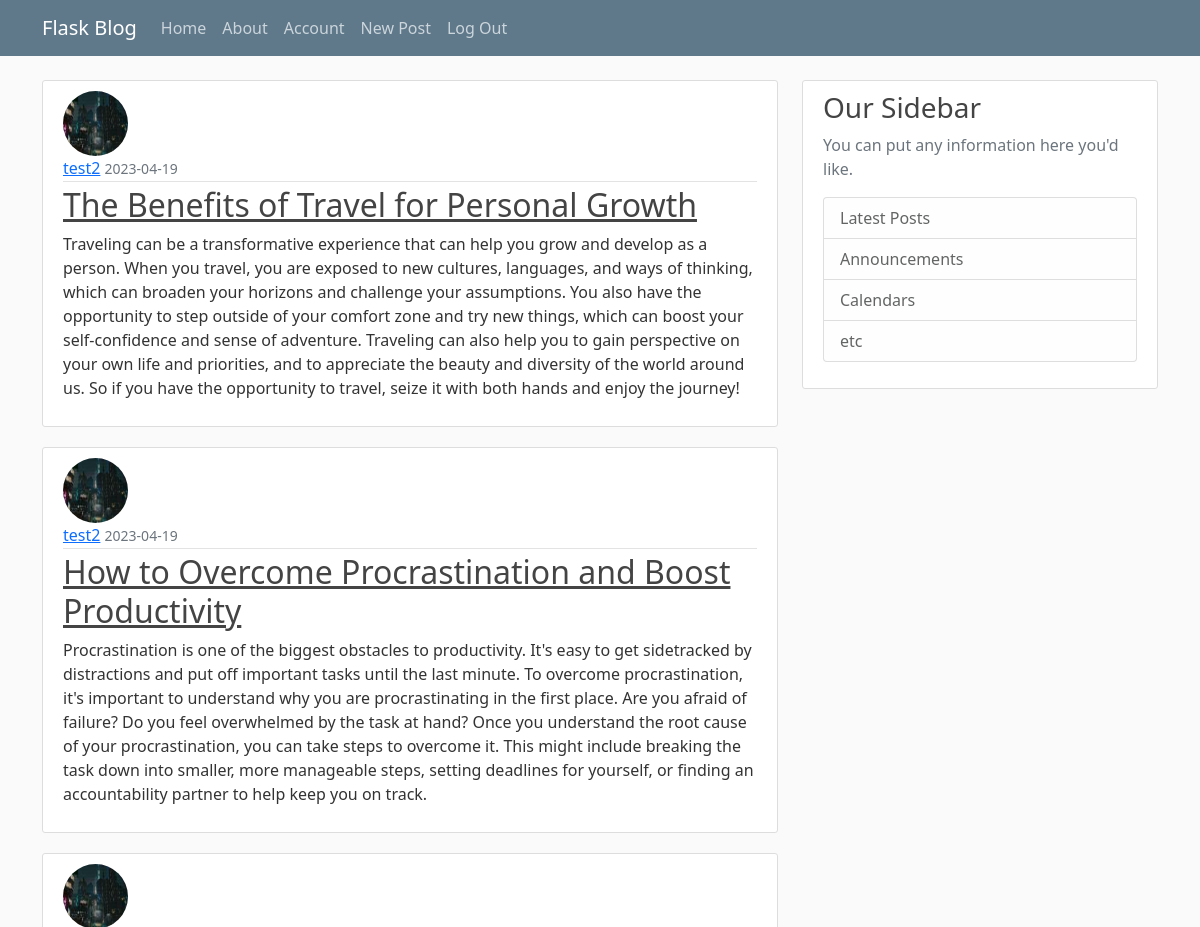
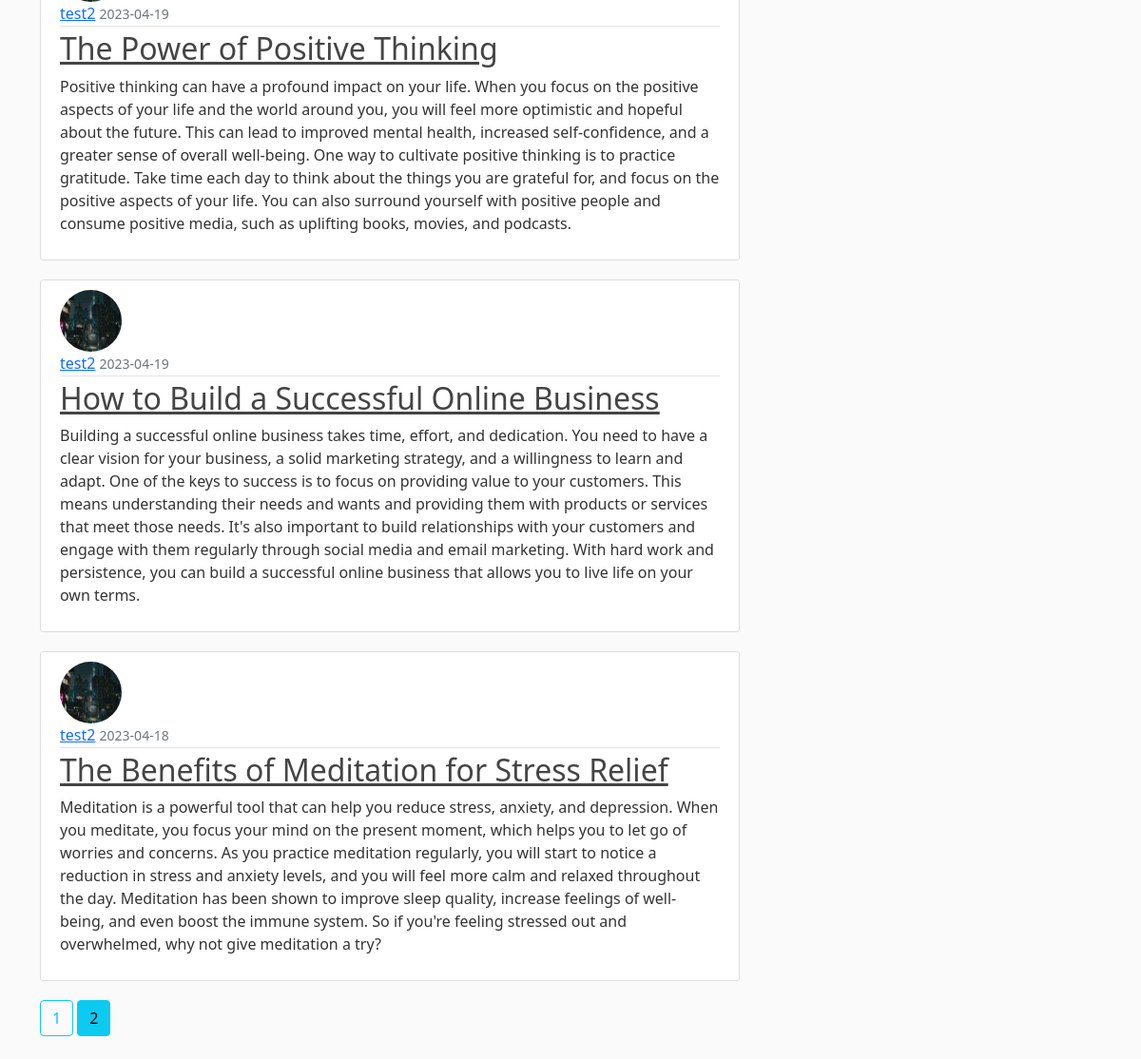
The app's page /home?page=2 (signed in) with its own data (2 pictures, top to bottom).
### flaskBlog/models.py (models this page shows, shortened)
class Post(db.Model):
    id = db.Column(db.Integer, primary_key=True)
    title = db.Column(db.String(100), nullable=False)
    date_posted = db.Column(db.DateTime, nullable=False, default=datetime.utcnow)
    content = db.Column(db.Text, nullable=False)
    user_id = db.Column(db.Integer, db.ForeignKey('users.id'), nullable=False)

class Users(db.Model, UserMixin):
    id = db.Column(db.Integer, primary_key=True)
    username = db.Column(db.String(20), unique=True, nullable=False)
    email = db.Column(db.String(120), unique=True, nullable=False)
    image_file = db.Column(db.String(20), nullable=False, default='default.jpg')
    password = db.Column(db.String(60), nullable=False)
    posts = db.relationship('Post', backref='author', lazy=True)

### flaskBlog/main/routes.py (the view)
@main.route("/")
@main.route("/home")
def home():
    page = request.args.get('page', 1, type=int)
    posts = Post.query.order_by(Post.date_posted.desc()).paginate(page=page, per_page=5)
    return render_template('home.html', posts=posts)

### flaskBlog/models.py (called while the page is built)
@login_manager.user_loader
def load_user(user_id):
    return Users.query.get(int(user_id))

### flaskBlog/templates/home.html
{% extends "layout.html" %}
{% block content %}
  {% for post in posts.items %}
  <article class="media content-section">
    <img src="{{ url_for('static', filename='profile_pics/' + post.author.image_file )}}" alt="{{ post.author.username }} profile picture" class="rounded-circle article-img">
    <div class="media-body">
      <div class="article-metadata">
        <a class="mr-2" href="{{ url_for('users.user_posts', username=post.author.username )}}">{{ post.author.username }}</a>
        <small class="text-muted">{{ post.date_posted.strftime('%Y-%m-%d') }}</small>
      </div>
      <h2><a class="article-title" href="{{ url_for('posts.post', post_id=post.id ) }}">{{ post.title }}</a></h2>
      <p class="article-content">{{ post.content }}</p>
    </div>
  </article>
  {% endfor %}
  {% for page_num in posts.iter_pages(left_edge=1, right_edge=1, left_current=1, right_current=2) %}
    {% if page_num %}
      {% if posts.page == page_num %}
        <a class="btn btn-info mb-4" href="{{ url_for('main.home', page=page_num )}}">{{ page_num }}</a>
      {% else %}
        <a class="btn btn-outline-info mb-4" href="{{ url_for('main.home', page=page_num )}}">{{ page_num }}</a>
      {% endif %}
    {% else %}
      ...
    {% endif %}
  {% endfor %}
{% endblock content %}

### flaskBlog/static/main.css (style rules this page uses)
body { background: #fafafa; color: #333333; margin-top: 5rem; }
h1, h2, h3, h4, h5, h6 { color: #444444; }
.content-section { background: #ffffff; padding: 10px 20px; border: 1px solid #dddddd; border-radius: 3px; margin-bottom: 20px; }
.article-title { color: #444444; }
.article-content { white-space: pre-line; }
.article-img { height: 65px; width: 65px; margin-right: 16px; }
.article-metadata { padding-bottom: 1px; margin-bottom: 4px; border-bottom: 1px solid #e3e3e3 }

### records on screen
Post: image_file (picture), author.username "test2", date_posted "2023-04-19", title "The Benefits of Travel for Personal Growth", content "Traveling can be a transformative experience that can help you grow and develop as a person. When you travel, you are exposed to new cultures, languages, and ways of thinking, which can broaden your horizons and challenge your assumptions. You also have the opportunity to step outside of your comfort zone and try new things, which can boost your self-confidence and sense of adventure. Traveling can also help you to gain perspective on your own life and priorities, and to appreciate the beauty and diversity of the world around us. So if you have the opportunity to travel, seize it with both hands and enjoy the journey!"
Post: image_file (picture), author.username "test2", date_posted "2023-04-19", title "How to Overcome Procrastination and Boost Productivity", content "Procrastination is one of the biggest obstacles to productivity. It's easy to get sidetracked by distractions and put off important tasks until the last minute. To overcome procrastination, it's important to understand why you are procrastinating in the first place. Are you afraid of failure? Do you feel overwhelmed by the task at hand? Once you understand the root cause of your procrastination, you can take steps to overcome it. This might include breaking the task down into smaller, more manageable steps, setting deadlines for yourself, or finding an accountability partner to help keep you on track."
Post: image_file (picture), author.username "test2", date_posted "2023-04-19", title "The Power of Positive Thinking", content "Positive thinking can have a profound impact on your life. When you focus on the positive aspects of your life and the world around you, you will feel more optimistic and hopeful about the future. This can lead to improved mental health, increased self-confidence, and a greater sense of overall well-being. One way to cultivate positive thinking is to practice gratitude. Take time each day to think about the things you are grateful for, and focus on the positive aspects of your life. You can also surround yourself with positive people and consume positive media, such as uplifting books, movies, and podcasts."
Post: image_file (picture), author.username "test2", date_posted "2023-04-19", title "How to Build a Successful Online Business", content "Building a successful online business takes time, effort, and dedication. You need to have a clear vision for your business, a solid marketing strategy, and a willingness to learn and adapt. One of the keys to success is to focus on providing value to your customers. This means understanding their needs and wants and providing them with products or services that meet those needs. It's also important to build relationships with your customers and engage with them regularly through social media and email marketing. With hard work and persistence, you can build a successful online business that allows you to live life on your own terms."
Post: image_file (picture), author.username "test2", date_posted "2023-04-18", title "The Benefits of Meditation for Stress Relief", content "Meditation is a powerful tool that can help you reduce stress, anxiety, and depression. When you meditate, you focus your mind on the present moment, which helps you to let go of worries and concerns. As you practice meditation regularly, you will start to notice a reduction in stress and anxiety levels, and you will feel more calm and relaxed throughout the day. Meditation has been shown to improve sleep quality, increase feelings of well-being, and even boost the immune system. So if you're feeling stressed out and overwhelmed, why not give meditation a try?"

### other values on screen
{{ page_num }} "1"
{{ page_num }} "2"
